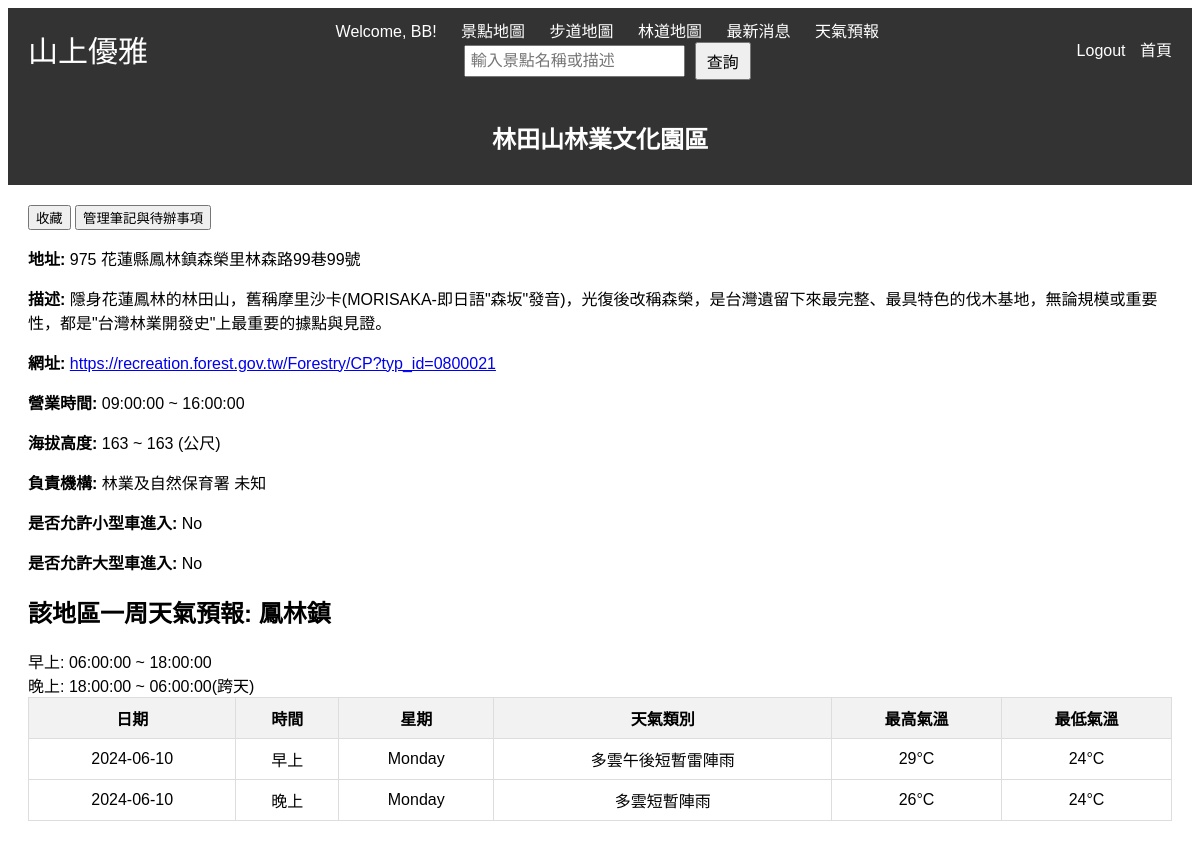
Page /details.php?id=33 (signed in) on the committed database.
### tables this page shows
CREATE TABLE `location_info` (
  `id` int(11) NOT NULL,
  `location_name` varchar(100) NOT NULL,
  `page_url` varchar(255) NOT NULL,
  `opening_time` time DEFAULT NULL,
  `closing_time` time DEFAULT NULL,
  `address` varchar(255) NOT NULL,
  `altitude_min` int(11) DEFAULT NULL,
  `altitude_max` int(11) DEFAULT NULL,
  `description` text DEFAULT NULL,
  `managing_department` varchar(255) DEFAULT NULL,
  `coordinates` point DEFAULT NULL,
  `small_vehicle_allowed` tinyint(1) DEFAULT NULL,
  `large_vehicle_allowed` tinyint(1) DEFAULT NULL,
  `District_ID` varchar(7) NOT NULL,
  `Type_ID` int(11) NOT NULL,
  `activity_intensity` int(1) DEFAULT NULL
);

CREATE TABLE `district` (
  `District_ID` varchar(4) NOT NULL,
  `City_ID` varchar(3) NOT NULL,
  `District` varchar(6) NOT NULL
);

### details.php (the view, shortened to what this page needs)
<?php
include 'db.php';
$id = $_GET['id'];
$sql = "SELECT * FROM `location_info` WHERE id = $id";
$result = $conn->query($sql);
if ($result->num_rows > 0) {
    $location = $result->fetch_assoc();
} else {
    echo "找不到該景點的詳細訊息。";
    exit();
}
$district_id = $location['District_ID'];
$sql_district = "SELECT * FROM district WHERE District_ID = '$district_id'";
$result_district = $conn->query($sql_district);
if ($result_district->num_rows > 0) {
    $district = $result_district->fetch_assoc();
} else {
    echo "找不到該區的詳細訊息。";
    exit();
}
$sql_weather = "SELECT wf.Start_Time, wf.End_Time, wt.Weather_Type, wf.MaxTemperature, wf.MinTemperature, wf.Remarks
                FROM weather_forecast wf
                JOIN weather_types wt ON wf.Weather_Type_ID = wt.Weather_Type_ID
                WHERE wf.District_ID = '$district_id'
                AND wf.Start_Time >= CURDATE() AND wf.End_Time < DATE_ADD(CURDATE(), INTERVAL 7 DAY)
                ORDER BY wf.Start_Time";
$result_weather = $conn->query($sql_weather);
$forecast_data = [];
if ($result_weather->num_rows > 0) {
    while ($row = $result_weather->fetch_assoc()) {
        $forecast_data[] = $row;
    }
}
$tr_id = $location['TR_ID'] ?? null;
$sql_tr = "SELECT TR_Name, TR_Phone FROM tr_admin WHERE TR_ID = '$tr_id'";
$result_tr = $conn->query($sql_tr);
if ($result_tr->num_rows > 0) {
    $tr_info = $result_tr->fetch_assoc();
    $managing_department = $tr_info['TR_Name'] . ', 連絡電話: ' . $tr_info['TR_Phone'];
} else {
    $managing_department = "未知";
}
$is_logged_in = isset($_SESSION['User_ID']);
?>
<!DOCTYPE html>
<html lang="en">
<head>
    <link rel="stylesheet" href="styles.css">
</head>
<body>
<?php
include('header.php');
?>
<header>
<nav>
    <h1><?php echo $location['location_name']; ?></h1>
</nav>
</header>
    <main>
        <?php if ($is_logged_in): ?>
        <button onclick="window.location.href='favorite.php?action=add&location_id=<?php echo $id; ?>'">收藏</button>
        <button onclick="window.location.href='notes.php?location_id=<?php echo $id; ?>'">管理筆記與待辦事項</button>
    <?php else: ?>
        <p>請<a href="login.php">登入</a>以收藏景點和管理筆記。</p>
    <?php endif; ?>
        <p><strong>地址:</strong> <?php echo $location['address']; ?></p>
        <p><strong>描述:</strong> <?php echo $location['description']; ?></p>
        <p><strong>網址:</strong> <a href="<?php echo $location['page_url']; ?>" target="_blank"><?php echo $location['page_url']; ?></a></p>
        <p><strong>營業時間:</strong> <?php echo $location['opening_time']; ?> ~ <?php echo $location['closing_time']; ?></p>
        <p><strong>海拔高度:</strong> <?php echo $location['altitude_min']; ?> ~ <?php echo $location['altitude_max']; ?> (公尺)</p>
        <p><strong>負責機構:</strong> 林業及自然保育署 <?php echo $managing_department; ?></p>
        <p><strong>是否允許小型車進入:</strong> <?php echo $location['small_vehicle_allowed'] ? 'Yes' : 'No'; ?></p>
        <p><strong>是否允許大型車進入:</strong> <?php echo $location['large_vehicle_allowed'] ? 'Yes' : 'No'; ?></p>
        <h2>該地區一周天氣預報: <?php echo $district['District']; ?></h2>
        <div> 早上: 06:00:00 ~ 18:00:00</div>
        <div> 晚上: 18:00:00 ~ 06:00:00(跨天)</div>
        <table>
            <thead>
                <tr>
                    <th>日期</th>
                    <th>時間</th>
                    <th>星期</th>
                    <th>天氣類別</th>
                    <th>最高氣溫</th>
                    <th>最低氣溫</th>
                </tr>
            </thead>
            <tbody>
                <?php if (!empty($forecast_data)) : ?>
                    <?php foreach ($forecast_data as $data) : ?>
                        <tr>
                            <td><?php echo date("Y-m-d", strtotime($data['Start_Time'])); ?></td>
                            <td colspan="1">
                                <?php
                                $end_time = date("H:i:s", strtotime($data['End_Time']));
                                if ($end_time == "06:00:00") {
                                    echo '晚上';
                                } elseif ($end_time == "18:00:00") {
                                    echo '早上';
                                }
                                ?>
                            </td>
                            <td><?php echo date("l", strtotime($data['Start_Time'])); ?></td>
                            <td><?php echo $data['Weather_Type']; ?></td>
                            <td><?php echo $data['MaxTemperature']; ?>°C</td>
                            <td><?php echo $data['MinTemperature']; ?>°C</td>
                        </tr>
                    <?php endforeach; ?>
                <?php else : ?>
                    <tr>
                        <td colspan="5">沒有對應天氣資料</td>
                    </tr>
                <?php endif; ?>
            </tbody>
        </table>
    </main>
</body>
</html>

### styles.css (style rules this page uses)
body { font-family: Arial, sans-serif; }
header { background-color: #333; color: white; padding: 10px 0; text-align: center; }
main { margin: 20px; }
table { width: 100%; border-collapse: collapse; }
table, th, td { border: 1px solid black; }
th, td { padding: 10px; text-align: left; }

### details.php (style rules this page uses)
table { width: 100%; border-collapse: collapse; }
th, td { border: 1px solid #ddd; padding: 8px; text-align: center; }
th { background-color: #f2f2f2; }

### header.php (style rules this page uses)
body { font-family: Arial, sans-serif; }
header { background-color: #333; color: white; padding: 10px 0; display: flex; justify-content: space-between; align-items: center; }
nav { flex: 1; text-align: center; }
table { width: 100%; border-collapse: collapse; }
th, td { border: 1px solid #ddd; padding: 8px; text-align: center; }
th { background-color: #f2f2f2; }

### rows in the picture
location_info: location_name "林田山林業文化園區", address "975 花蓮縣鳳林鎮森榮里林森路99巷99號", description "隱身花蓮鳳林的林田山，舊稱摩里沙卡(MORISAKA-即日語\"森坂\"發音)，光復後改稱森榮，是台灣遺留下來最完整、最具特色的伐木基地，無論規模或重要性，都是\"台灣林業開發史\"上最重要的據點與見證。", page_url "https://recreation.forest.gov.tw/Forestry/CP?typ_id=0800021", opening_time "09:00:00", closing_time "16:00:00", altitude_min "163", altitude_max "163"
district: District "鳳林鎮"

### other values in the picture
$_SESSION['User_first_name'] "BB"
$managing_department "未知"
date("Y-m-d", strtotime($data['Start_Time'])) "2024-06-10"
date("l", strtotime($data['Start_Time'])) "Monday"
$data['Weather_Type'] "多雲午後短暫雷陣雨"
$data['MaxTemperature'] "29"
$data['MinTemperature'] "24"
$data['Weather_Type'] "多雲短暫陣雨"
$data['MaxTemperature'] "26"
